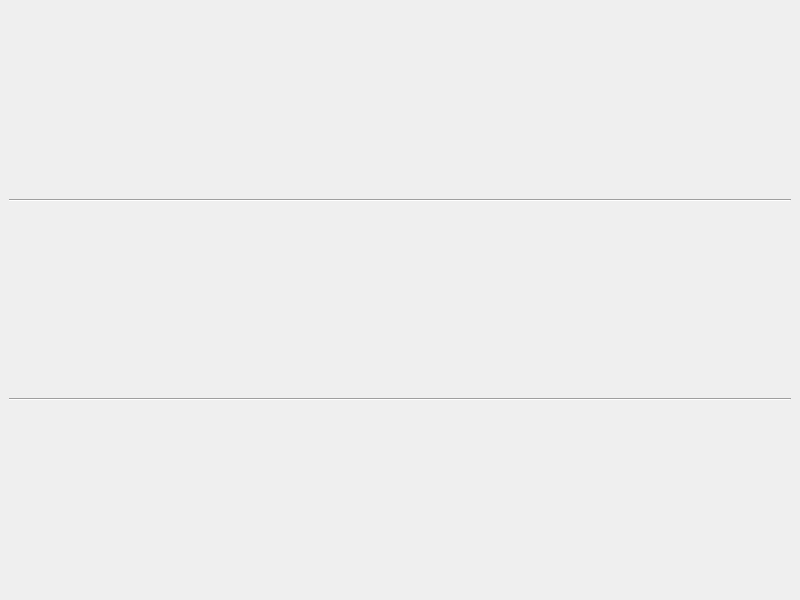
<?xml version="1.0" encoding="UTF-8"?>
<ui version="4.0">
 <class>DeckPlay</class>
 <widget class="QMainWindow" name="DeckPlay">
  <property name="geometry">
   <rect>
    <x>0</x>
    <y>0</y>
    <width>800</width>
    <height>600</height>
   </rect>
  </property>
  <property name="windowTitle">
   <string>MainWindow</string>
  </property>
  <widget class="QWidget" name="centralwidget">
   <layout class="QGridLayout" name="gridLayout">
    <item row="3" column="0">
     <widget class="Line" name="line">
      <property name="orientation">
       <enum>Qt::Horizontal</enum>
      </property>
     </widget>
    </item>
    <item row="0" column="0">
     <layout class="QGridLayout" name="gridCardTop"/>
    </item>
    <item row="2" column="0">
     <layout class="QGridLayout" name="gridCardBottom"/>
    </item>
    <item row="4" column="0">
     <layout class="QGridLayout" name="gridManageCard"/>
    </item>
    <item row="1" column="0">
     <widget class="Line" name="line_2">
      <property name="orientation">
       <enum>Qt::Horizontal</enum>
      </property>
     </widget>
    </item>
   </layout>
  </widget>
 </widget>
 <resources/>
 <connections/>
</ui>
